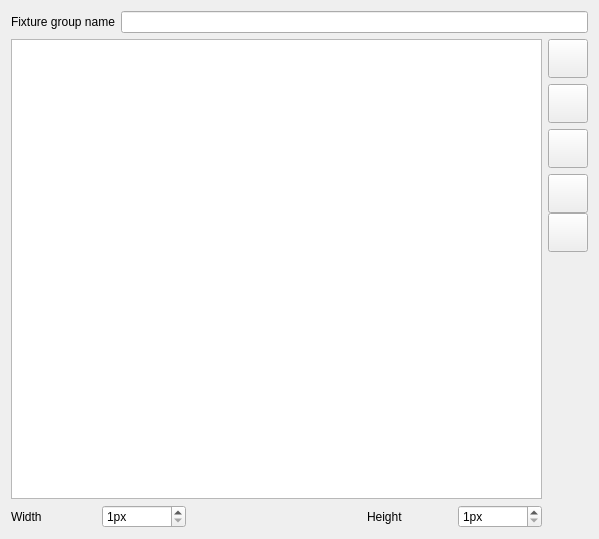
<?xml version="1.0" encoding="UTF-8"?>
<ui version="4.0">
 <author>Massimo Callegari</author>
 <comment>
  Q Light Controller Plus
  fixturegroupeditor.ui

  Copyright (c) 2015 Massimo Callegari

  Licensed under the Apache License, Version 2.0 (the &quot;License&quot;);
  you may not use this file except in compliance with the License.
  You may obtain a copy of the License at

      http://www.apache.org/licenses/LICENSE-2.0.txt

  Unless required by applicable law or agreed to in writing, software
  distributed under the License is distributed on an &quot;AS IS&quot; BASIS,
  WITHOUT WARRANTIES OR CONDITIONS OF ANY KIND, either express or implied.
  See the License for the specific language governing permissions and
  limitations under the License.
 </comment>
 <class>FixtureGroupEditor</class>
 <widget class="QWidget" name="FixtureGroupEditor">
  <property name="geometry">
   <rect>
    <x>0</x>
    <y>0</y>
    <width>599</width>
    <height>539</height>
   </rect>
  </property>
  <property name="windowTitle">
   <string>Fixture Group</string>
  </property>
  <layout class="QGridLayout" name="gridLayout">
   <item row="1" column="0" rowspan="7" colspan="6">
    <widget class="QTableWidget" name="m_table">
     <property name="sizePolicy">
      <sizepolicy hsizetype="Expanding" vsizetype="Expanding">
       <horstretch>1</horstretch>
       <verstretch>1</verstretch>
      </sizepolicy>
     </property>
     <property name="editTriggers">
      <set>QAbstractItemView::NoEditTriggers</set>
     </property>
     <property name="dragDropMode">
      <enum>QAbstractItemView::InternalMove</enum>
     </property>
     <property name="selectionMode">
      <enum>QAbstractItemView::ExtendedSelection</enum>
     </property>
    </widget>
   </item>
   <item row="5" column="6">
    <widget class="QToolButton" name="m_removeButton">
     <property name="toolTip">
      <string>Remove selected fixture/head</string>
     </property>
     <property name="icon">
      <iconset resource="qlcui.qrc">
       <normaloff>:/edit_remove.png</normaloff>:/edit_remove.png</iconset>
     </property>
     <property name="iconSize">
      <size>
       <width>32</width>
       <height>32</height>
      </size>
     </property>
    </widget>
   </item>
   <item row="4" column="6" rowspan="5">
    <spacer name="verticalSpacer">
     <property name="orientation">
      <enum>Qt::Vertical</enum>
     </property>
     <property name="sizeHint" stdset="0">
      <size>
       <width>17</width>
       <height>192</height>
      </size>
     </property>
    </spacer>
   </item>
   <item row="8" column="0">
    <widget class="QLabel" name="label">
     <property name="text">
      <string>Width</string>
     </property>
    </widget>
   </item>
   <item row="8" column="1">
    <widget class="QSpinBox" name="m_xSpin">
     <property name="suffix">
      <string>px</string>
     </property>
     <property name="minimum">
      <number>1</number>
     </property>
     <property name="maximum">
      <number>999</number>
     </property>
    </widget>
   </item>
   <item row="8" column="4">
    <widget class="QLabel" name="label_2">
     <property name="text">
      <string>Height</string>
     </property>
    </widget>
   </item>
   <item row="8" column="2" colspan="2">
    <spacer name="horizontalSpacer">
     <property name="orientation">
      <enum>Qt::Horizontal</enum>
     </property>
     <property name="sizeHint" stdset="0">
      <size>
       <width>137</width>
       <height>20</height>
      </size>
     </property>
    </spacer>
   </item>
   <item row="8" column="5">
    <widget class="QSpinBox" name="m_ySpin">
     <property name="suffix">
      <string>px</string>
     </property>
     <property name="minimum">
      <number>1</number>
     </property>
     <property name="maximum">
      <number>999</number>
     </property>
    </widget>
   </item>
   <item row="1" column="6">
    <widget class="QToolButton" name="m_rightButton">
     <property name="toolTip">
      <string>Add/replace fixtures to current row, going right starting from selected cell</string>
     </property>
     <property name="icon">
      <iconset resource="qlcui.qrc">
       <normaloff>:/forward.png</normaloff>:/forward.png</iconset>
     </property>
     <property name="iconSize">
      <size>
       <width>32</width>
       <height>32</height>
      </size>
     </property>
    </widget>
   </item>
   <item row="2" column="6">
    <widget class="QToolButton" name="m_leftButton">
     <property name="toolTip">
      <string>Add/replace fixtures to current row, going backwards starting from selected cell</string>
     </property>
     <property name="icon">
      <iconset resource="qlcui.qrc">
       <normaloff>:/back.png</normaloff>:/back.png</iconset>
     </property>
     <property name="iconSize">
      <size>
       <width>32</width>
       <height>32</height>
      </size>
     </property>
    </widget>
   </item>
   <item row="3" column="6">
    <widget class="QToolButton" name="m_downButton">
     <property name="toolTip">
      <string>Add/replace fixtures to current column, going down starting from selected cell</string>
     </property>
     <property name="icon">
      <iconset resource="qlcui.qrc">
       <normaloff>:/down.png</normaloff>:/down.png</iconset>
     </property>
     <property name="iconSize">
      <size>
       <width>32</width>
       <height>32</height>
      </size>
     </property>
    </widget>
   </item>
   <item row="4" column="6">
    <widget class="QToolButton" name="m_upButton">
     <property name="toolTip">
      <string>Add/replace fixtures to current column, going up starting from selected cell</string>
     </property>
     <property name="icon">
      <iconset resource="qlcui.qrc">
       <normaloff>:/up.png</normaloff>:/up.png</iconset>
     </property>
     <property name="iconSize">
      <size>
       <width>32</width>
       <height>32</height>
      </size>
     </property>
    </widget>
   </item>
   <item row="0" column="0" colspan="7">
    <layout class="QHBoxLayout" name="horizontalLayout">
     <item>
      <widget class="QLabel" name="label_3">
       <property name="sizePolicy">
        <sizepolicy hsizetype="Minimum" vsizetype="Preferred">
         <horstretch>0</horstretch>
         <verstretch>0</verstretch>
        </sizepolicy>
       </property>
       <property name="text">
        <string>Fixture group name</string>
       </property>
      </widget>
     </item>
     <item>
      <widget class="QLineEdit" name="m_nameEdit">
       <property name="sizePolicy">
        <sizepolicy hsizetype="Expanding" vsizetype="Fixed">
         <horstretch>0</horstretch>
         <verstretch>0</verstretch>
        </sizepolicy>
       </property>
      </widget>
     </item>
    </layout>
   </item>
  </layout>
 </widget>
 <resources>
  <include location="qlcui.qrc"/>
 </resources>
 <connections/>
</ui>
